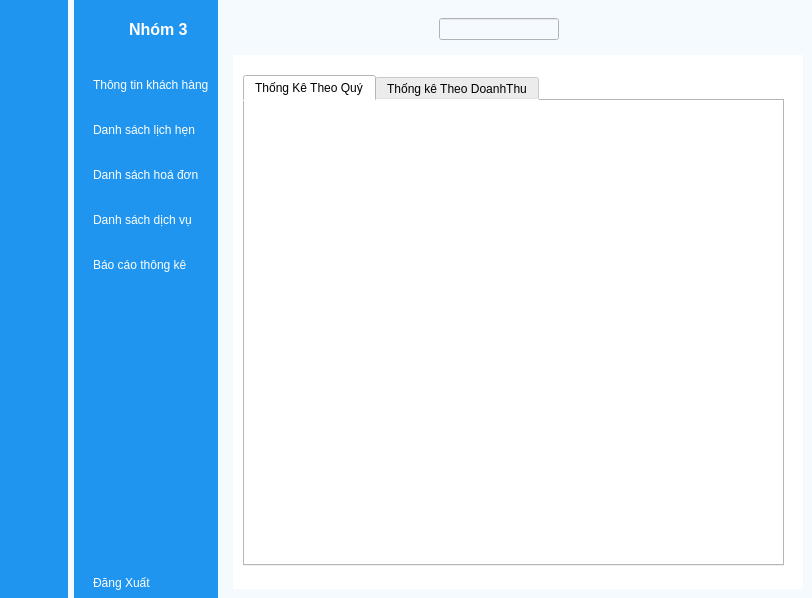
<?xml version="1.0" encoding="UTF-8"?>
<ui version="4.0">
 <class>MainWindow</class>
 <widget class="QMainWindow" name="MainWindow">
  <property name="geometry">
   <rect>
    <x>0</x>
    <y>0</y>
    <width>812</width>
    <height>598</height>
   </rect>
  </property>
  <property name="windowTitle">
   <string>MainWindow</string>
  </property>
  <property name="styleSheet">
   <string notr="true">
background-color: rgb(245, 250, 254);</string>
  </property>
  <widget class="QWidget" name="centralwidget">
   <layout class="QGridLayout" name="gridLayout">
    <property name="leftMargin">
     <number>0</number>
    </property>
    <property name="topMargin">
     <number>0</number>
    </property>
    <property name="rightMargin">
     <number>0</number>
    </property>
    <property name="bottomMargin">
     <number>0</number>
    </property>
    <item row="0" column="0">
     <widget class="QWidget" name="icon_only_widget" native="true">
      <property name="styleSheet">
       <string notr="true">QWidget{
	background-color: rgb(31, 149, 239);
}

QPushButton{
	color:white;
	height:30px;
	border:none;
	border-radius: 10px;
}

QPushButton:checked{
	background-color:#F5FAFE;
	color:#1F95EF;
	font-weight:bold;
}</string>
      </property>
      <layout class="QVBoxLayout" name="verticalLayout_3">
       <item>
        <layout class="QHBoxLayout" name="horizontalLayout_3">
         <property name="rightMargin">
          <number>10</number>
         </property>
         <item>
          <widget class="QLabel" name="label">
           <property name="minimumSize">
            <size>
             <width>40</width>
             <height>40</height>
            </size>
           </property>
           <property name="maximumSize">
            <size>
             <width>40</width>
             <height>40</height>
            </size>
           </property>
           <property name="text">
            <string/>
           </property>
           <property name="pixmap">
            <pixmap resource="resources.qrc">:/newPrefix/Img/anvata.png</pixmap>
           </property>
           <property name="scaledContents">
            <bool>true</bool>
           </property>
          </widget>
         </item>
        </layout>
       </item>
       <item>
        <layout class="QVBoxLayout" name="verticalLayout">
         <property name="spacing">
          <number>15</number>
         </property>
         <property name="topMargin">
          <number>15</number>
         </property>
         <item>
          <widget class="QPushButton" name="btnThongTinKhachHang_1">
           <property name="text">
            <string/>
           </property>
           <property name="icon">
            <iconset resource="resources.qrc">
             <normaloff>:/newPrefix/Img/ThongTinKhachHang.png</normaloff>:/newPrefix/Img/ThongTinKhachHang.png</iconset>
           </property>
           <property name="checkable">
            <bool>true</bool>
           </property>
           <property name="autoExclusive">
            <bool>true</bool>
           </property>
          </widget>
         </item>
         <item>
          <widget class="QPushButton" name="btnDanhSachLichHen_1">
           <property name="text">
            <string/>
           </property>
           <property name="icon">
            <iconset resource="resources.qrc">
             <normaloff>:/newPrefix/Img/DanhSachDichVu.png</normaloff>:/newPrefix/Img/DanhSachDichVu.png</iconset>
           </property>
           <property name="checkable">
            <bool>true</bool>
           </property>
           <property name="autoExclusive">
            <bool>true</bool>
           </property>
          </widget>
         </item>
         <item>
          <widget class="QPushButton" name="btnDanhSachHoaDon_1">
           <property name="text">
            <string/>
           </property>
           <property name="icon">
            <iconset resource="resources.qrc">
             <normaloff>:/newPrefix/Img/trend-analysis-svgrepo-com.png</normaloff>:/newPrefix/Img/trend-analysis-svgrepo-com.png</iconset>
           </property>
           <property name="checkable">
            <bool>true</bool>
           </property>
           <property name="autoExclusive">
            <bool>true</bool>
           </property>
          </widget>
         </item>
         <item>
          <widget class="QPushButton" name="btnDanhSachDichVu_1">
           <property name="text">
            <string/>
           </property>
           <property name="icon">
            <iconset resource="resources.qrc">
             <normaloff>:/newPrefix/Img/DanhSachLichHen.png</normaloff>:/newPrefix/Img/DanhSachLichHen.png</iconset>
           </property>
           <property name="checkable">
            <bool>true</bool>
           </property>
           <property name="autoExclusive">
            <bool>true</bool>
           </property>
          </widget>
         </item>
         <item>
          <widget class="QPushButton" name="btnBaoCaoThongKe_1">
           <property name="text">
            <string/>
           </property>
           <property name="icon">
            <iconset resource="resources.qrc">
             <normaloff>:/newPrefix/Img/BaoCaoThongKe.png</normaloff>:/newPrefix/Img/BaoCaoThongKe.png</iconset>
           </property>
           <property name="checkable">
            <bool>true</bool>
           </property>
           <property name="autoExclusive">
            <bool>true</bool>
           </property>
          </widget>
         </item>
        </layout>
       </item>
       <item>
        <spacer name="verticalSpacer">
         <property name="orientation">
          <enum>Qt::Vertical</enum>
         </property>
         <property name="sizeHint" stdset="0">
          <size>
           <width>20</width>
           <height>261</height>
          </size>
         </property>
        </spacer>
       </item>
       <item>
        <widget class="QPushButton" name="btnDangXuat_1">
         <property name="text">
          <string/>
         </property>
         <property name="icon">
          <iconset resource="resources.qrc">
           <normaloff>:/newPrefix/Img/CaiDat.png</normaloff>:/newPrefix/Img/CaiDat.png</iconset>
         </property>
         <property name="checkable">
          <bool>true</bool>
         </property>
         <property name="autoExclusive">
          <bool>true</bool>
         </property>
        </widget>
       </item>
      </layout>
     </widget>
    </item>
    <item row="0" column="1">
     <widget class="QWidget" name="icon_name_widget" native="true">
      <property name="styleSheet">
       <string notr="true">QWidget{
	background-color: rgb(31, 149, 239);
	color:white;
}

QPushButton{
	color:white;
	text-align:left;
	height:30px;
	border:none;
	padding-left:10px;
	border-bottom-left-radius:10px;
}

QPushButton:checked{
	background-color:#F5FAFE;
	color:#1F95EF;
	font-weight:bold;
}</string>
      </property>
      <layout class="QGridLayout" name="gridLayout_2">
       <property name="bottomMargin">
        <number>0</number>
       </property>
       <item row="0" column="0">
        <layout class="QHBoxLayout" name="horizontalLayout_2">
         <property name="rightMargin">
          <number>20</number>
         </property>
         <item>
          <widget class="QLabel" name="label_2">
           <property name="minimumSize">
            <size>
             <width>40</width>
             <height>40</height>
            </size>
           </property>
           <property name="maximumSize">
            <size>
             <width>40</width>
             <height>40</height>
            </size>
           </property>
           <property name="text">
            <string/>
           </property>
           <property name="pixmap">
            <pixmap resource="resources.qrc">:/newPrefix/Img/anvata.png</pixmap>
           </property>
           <property name="scaledContents">
            <bool>true</bool>
           </property>
          </widget>
         </item>
         <item>
          <widget class="QLabel" name="label_3">
           <property name="font">
            <font>
             <pointsize>12</pointsize>
             <weight>75</weight>
             <bold>true</bold>
            </font>
           </property>
           <property name="text">
            <string>Nhóm 3</string>
           </property>
          </widget>
         </item>
        </layout>
       </item>
       <item row="1" column="0">
        <layout class="QVBoxLayout" name="verticalLayout_2">
         <property name="spacing">
          <number>15</number>
         </property>
         <property name="topMargin">
          <number>15</number>
         </property>
         <item>
          <widget class="QPushButton" name="btnThongTinKhachHang_2">
           <property name="text">
            <string>Thông tin khách hàng</string>
           </property>
           <property name="icon">
            <iconset resource="resources.qrc">
             <normaloff>:/newPrefix/Img/ThongTinKhachHang.png</normaloff>:/newPrefix/Img/ThongTinKhachHang.png</iconset>
           </property>
           <property name="checkable">
            <bool>true</bool>
           </property>
           <property name="autoExclusive">
            <bool>true</bool>
           </property>
          </widget>
         </item>
         <item>
          <widget class="QPushButton" name="btnDanhSachLichHen_2">
           <property name="text">
            <string>Danh sách lịch hẹn</string>
           </property>
           <property name="icon">
            <iconset resource="resources.qrc">
             <normaloff>:/newPrefix/Img/DanhSachDichVu.png</normaloff>:/newPrefix/Img/DanhSachDichVu.png</iconset>
           </property>
           <property name="checkable">
            <bool>true</bool>
           </property>
           <property name="autoExclusive">
            <bool>true</bool>
           </property>
          </widget>
         </item>
         <item>
          <widget class="QPushButton" name="btnDanhSachHoaDon_2">
           <property name="text">
            <string>Danh sách hoá đơn</string>
           </property>
           <property name="icon">
            <iconset resource="resources.qrc">
             <normaloff>:/newPrefix/Img/trend-analysis-svgrepo-com.png</normaloff>:/newPrefix/Img/trend-analysis-svgrepo-com.png</iconset>
           </property>
           <property name="checkable">
            <bool>true</bool>
           </property>
           <property name="autoExclusive">
            <bool>true</bool>
           </property>
          </widget>
         </item>
         <item>
          <widget class="QPushButton" name="btnDanhSachDichVu_2">
           <property name="text">
            <string>Danh sách dịch vụ</string>
           </property>
           <property name="icon">
            <iconset resource="resources.qrc">
             <normaloff>:/newPrefix/Img/DanhSachLichHen.png</normaloff>:/newPrefix/Img/DanhSachLichHen.png</iconset>
           </property>
           <property name="checkable">
            <bool>true</bool>
           </property>
           <property name="autoExclusive">
            <bool>true</bool>
           </property>
          </widget>
         </item>
         <item>
          <widget class="QPushButton" name="btnBaoCaoThongKe_2">
           <property name="text">
            <string>Báo cáo thông kê</string>
           </property>
           <property name="icon">
            <iconset resource="resources.qrc">
             <normaloff>:/newPrefix/Img/BaoCaoThongKe.png</normaloff>:/newPrefix/Img/BaoCaoThongKe.png</iconset>
           </property>
           <property name="checkable">
            <bool>true</bool>
           </property>
           <property name="autoExclusive">
            <bool>true</bool>
           </property>
          </widget>
         </item>
        </layout>
       </item>
       <item row="2" column="0">
        <spacer name="verticalSpacer_2">
         <property name="orientation">
          <enum>Qt::Vertical</enum>
         </property>
         <property name="sizeHint" stdset="0">
          <size>
           <width>20</width>
           <height>270</height>
          </size>
         </property>
        </spacer>
       </item>
       <item row="3" column="0">
        <widget class="QPushButton" name="btnDangXuat_2">
         <property name="text">
          <string>Đăng Xuất</string>
         </property>
         <property name="checkable">
          <bool>true</bool>
         </property>
         <property name="autoExclusive">
          <bool>true</bool>
         </property>
        </widget>
       </item>
      </layout>
     </widget>
    </item>
    <item row="0" column="2">
     <widget class="QWidget" name="main_hcms" native="true">
      <layout class="QVBoxLayout" name="verticalLayout_5">
       <item>
        <widget class="QWidget" name="widget" native="true">
         <layout class="QHBoxLayout" name="horizontalLayout_4">
          <item>
           <widget class="QPushButton" name="btnTabBar">
            <property name="styleSheet">
             <string notr="true">border:none;
</string>
            </property>
            <property name="text">
             <string/>
            </property>
            <property name="icon">
             <iconset resource="resources.qrc">
              <normaloff>:/newPrefix/Img/siderbar.png</normaloff>:/newPrefix/Img/siderbar.png</iconset>
            </property>
            <property name="iconSize">
             <size>
              <width>20</width>
              <height>20</height>
             </size>
            </property>
            <property name="checkable">
             <bool>true</bool>
            </property>
           </widget>
          </item>
          <item>
           <spacer name="horizontalSpacer_2">
            <property name="orientation">
             <enum>Qt::Horizontal</enum>
            </property>
            <property name="sizeHint" stdset="0">
             <size>
              <width>154</width>
              <height>20</height>
             </size>
            </property>
           </spacer>
          </item>
          <item>
           <layout class="QHBoxLayout" name="horizontalLayout">
            <item>
             <widget class="QLineEdit" name="txtTimKiem"/>
            </item>
            <item>
             <widget class="QPushButton" name="btnTimKiem">
              <property name="styleSheet">
               <string notr="true">border-radius:10px;</string>
              </property>
              <property name="text">
               <string/>
              </property>
              <property name="icon">
               <iconset resource="resources.qrc">
                <normaloff>:/newPrefix/Img/search-folder.png</normaloff>:/newPrefix/Img/search-folder.png</iconset>
              </property>
             </widget>
            </item>
           </layout>
          </item>
          <item>
           <spacer name="horizontalSpacer">
            <property name="orientation">
             <enum>Qt::Horizontal</enum>
            </property>
            <property name="sizeHint" stdset="0">
             <size>
              <width>153</width>
              <height>20</height>
             </size>
            </property>
           </spacer>
          </item>
          <item>
           <widget class="QPushButton" name="pushButton_15">
            <property name="styleSheet">
             <string notr="true">border:none;</string>
            </property>
            <property name="text">
             <string/>
            </property>
            <property name="icon">
             <iconset resource="resources.qrc">
              <normaloff>:/newPrefix/Img/anvata.png</normaloff>:/newPrefix/Img/anvata.png</iconset>
            </property>
           </widget>
          </item>
         </layout>
        </widget>
       </item>
       <item>
        <widget class="QStackedWidget" name="stackedWidget">
         <property name="styleSheet">
          <string notr="true">background-color: rgb(255, 255, 255);</string>
         </property>
         <property name="currentIndex">
          <number>4</number>
         </property>
         <widget class="QWidget" name="page_ThongTinKhachHang">
          <widget class="QTableWidget" name="tblThongTinKhachHang">
           <property name="geometry">
            <rect>
             <x>10</x>
             <y>10</y>
             <width>531</width>
             <height>421</height>
            </rect>
           </property>
          </widget>
          <widget class="QPushButton" name="btnThemTTkhachHang">
           <property name="geometry">
            <rect>
             <x>30</x>
             <y>470</y>
             <width>75</width>
             <height>23</height>
            </rect>
           </property>
           <property name="styleSheet">
            <string notr="true">color: rgb(255, 255, 255);
background-color: rgb(0, 0, 0);
border-radius: 5px;
</string>
           </property>
           <property name="text">
            <string>Thêm</string>
           </property>
          </widget>
          <widget class="QPushButton" name="btnSuaTTkhachHang">
           <property name="geometry">
            <rect>
             <x>230</x>
             <y>470</y>
             <width>75</width>
             <height>23</height>
            </rect>
           </property>
           <property name="styleSheet">
            <string notr="true">color: rgb(255, 255, 255);
background-color: rgb(0, 0, 0);
border-radius: 5px;
</string>
           </property>
           <property name="text">
            <string>Sửa</string>
           </property>
          </widget>
          <widget class="QPushButton" name="btnXoaTTKhacHang">
           <property name="geometry">
            <rect>
             <x>430</x>
             <y>470</y>
             <width>75</width>
             <height>23</height>
            </rect>
           </property>
           <property name="styleSheet">
            <string notr="true">color: rgb(255, 255, 255);
background-color: rgb(0, 0, 0);
border-radius: 5px;
</string>
           </property>
           <property name="text">
            <string>Xoá</string>
           </property>
          </widget>
         </widget>
         <widget class="QWidget" name="page_DanhSachLichHen">
          <widget class="QTableWidget" name="tblDachSachLichHen">
           <property name="geometry">
            <rect>
             <x>20</x>
             <y>20</y>
             <width>531</width>
             <height>421</height>
            </rect>
           </property>
          </widget>
          <widget class="QPushButton" name="btnXoaLichHen">
           <property name="geometry">
            <rect>
             <x>440</x>
             <y>480</y>
             <width>75</width>
             <height>23</height>
            </rect>
           </property>
           <property name="styleSheet">
            <string notr="true">color: rgb(255, 255, 255);
background-color: rgb(0, 0, 0);
border-radius: 5px;
</string>
           </property>
           <property name="text">
            <string>Xoá</string>
           </property>
          </widget>
          <widget class="QPushButton" name="btnThemLichHen">
           <property name="geometry">
            <rect>
             <x>40</x>
             <y>480</y>
             <width>75</width>
             <height>23</height>
            </rect>
           </property>
           <property name="styleSheet">
            <string notr="true">color: rgb(255, 255, 255);
background-color: rgb(0, 0, 0);
border-radius: 5px;
</string>
           </property>
           <property name="text">
            <string>Thêm</string>
           </property>
          </widget>
          <widget class="QPushButton" name="btnSuaLichHen">
           <property name="geometry">
            <rect>
             <x>240</x>
             <y>480</y>
             <width>75</width>
             <height>23</height>
            </rect>
           </property>
           <property name="styleSheet">
            <string notr="true">color: rgb(255, 255, 255);
background-color: rgb(0, 0, 0);
border-radius: 5px;
</string>
           </property>
           <property name="text">
            <string>Sửa</string>
           </property>
          </widget>
         </widget>
         <widget class="QWidget" name="page_DanhSachHoaDon">
          <widget class="QTableWidget" name="tblDanhSachHoaDon">
           <property name="geometry">
            <rect>
             <x>20</x>
             <y>20</y>
             <width>531</width>
             <height>421</height>
            </rect>
           </property>
          </widget>
          <widget class="QPushButton" name="btnXoaHoaDon">
           <property name="geometry">
            <rect>
             <x>440</x>
             <y>480</y>
             <width>75</width>
             <height>23</height>
            </rect>
           </property>
           <property name="styleSheet">
            <string notr="true">color: rgb(255, 255, 255);
background-color: rgb(0, 0, 0);
border-radius: 5px;
</string>
           </property>
           <property name="text">
            <string>Xoá</string>
           </property>
          </widget>
          <widget class="QPushButton" name="btnThemHoaDon">
           <property name="geometry">
            <rect>
             <x>40</x>
             <y>480</y>
             <width>75</width>
             <height>23</height>
            </rect>
           </property>
           <property name="styleSheet">
            <string notr="true">color: rgb(255, 255, 255);
background-color: rgb(0, 0, 0);
border-radius: 5px;
</string>
           </property>
           <property name="text">
            <string>Thêm</string>
           </property>
          </widget>
          <widget class="QPushButton" name="btnSuaHoaDon">
           <property name="geometry">
            <rect>
             <x>240</x>
             <y>480</y>
             <width>75</width>
             <height>23</height>
            </rect>
           </property>
           <property name="styleSheet">
            <string notr="true">color: rgb(255, 255, 255);
background-color: rgb(0, 0, 0);
border-radius: 5px;
</string>
           </property>
           <property name="text">
            <string>Sửa</string>
           </property>
          </widget>
         </widget>
         <widget class="QWidget" name="page_DanHSachDichVu">
          <widget class="QTableWidget" name="tblDanhSachDichVu">
           <property name="geometry">
            <rect>
             <x>20</x>
             <y>30</y>
             <width>531</width>
             <height>421</height>
            </rect>
           </property>
          </widget>
          <widget class="QPushButton" name="btnXoaDichVu">
           <property name="geometry">
            <rect>
             <x>440</x>
             <y>490</y>
             <width>75</width>
             <height>23</height>
            </rect>
           </property>
           <property name="styleSheet">
            <string notr="true">color: rgb(255, 255, 255);
background-color: rgb(0, 0, 0);
border-radius: 5px;
</string>
           </property>
           <property name="text">
            <string>Xoá</string>
           </property>
          </widget>
          <widget class="QPushButton" name="btnThemDichVu">
           <property name="geometry">
            <rect>
             <x>40</x>
             <y>490</y>
             <width>75</width>
             <height>23</height>
            </rect>
           </property>
           <property name="styleSheet">
            <string notr="true">color: rgb(255, 255, 255);
background-color: rgb(0, 0, 0);
border-radius: 5px;
</string>
           </property>
           <property name="text">
            <string>Thêm</string>
           </property>
          </widget>
          <widget class="QPushButton" name="btnSuaDichVu">
           <property name="geometry">
            <rect>
             <x>240</x>
             <y>490</y>
             <width>75</width>
             <height>23</height>
            </rect>
           </property>
           <property name="styleSheet">
            <string notr="true">color: rgb(255, 255, 255);
background-color: rgb(0, 0, 0);
border-radius: 5px;
</string>
           </property>
           <property name="text">
            <string>Sửa</string>
           </property>
          </widget>
         </widget>
         <widget class="QWidget" name="page_BaoCaoThongKe">
          <widget class="QTabWidget" name="ThongKe">
           <property name="geometry">
            <rect>
             <x>10</x>
             <y>20</y>
             <width>541</width>
             <height>491</height>
            </rect>
           </property>
           <property name="currentIndex">
            <number>0</number>
           </property>
           <widget class="QWidget" name="ThongKeTheQuy">
            <attribute name="title">
             <string>Thống Kê Theo Quý</string>
            </attribute>
           </widget>
           <widget class="QWidget" name="ThongKeTheoDoanhThu">
            <attribute name="title">
             <string>Thống kê Theo DoanhThu</string>
            </attribute>
           </widget>
          </widget>
         </widget>
        </widget>
       </item>
      </layout>
     </widget>
    </item>
   </layout>
  </widget>
 </widget>
 <resources>
  <include location="resources.qrc"/>
 </resources>
 <connections>
  <connection>
   <sender>btnTabBar</sender>
   <signal>toggled(bool)</signal>
   <receiver>icon_only_widget</receiver>
   <slot>setHidden(bool)</slot>
   <hints>
    <hint type="sourcelabel">
     <x>265</x>
     <y>39</y>
    </hint>
    <hint type="destinationlabel">
     <x>68</x>
     <y>343</y>
    </hint>
   </hints>
  </connection>
  <connection>
   <sender>btnTabBar</sender>
   <signal>toggled(bool)</signal>
   <receiver>icon_name_widget</receiver>
   <slot>setVisible(bool)</slot>
   <hints>
    <hint type="sourcelabel">
     <x>270</x>
     <y>39</y>
    </hint>
    <hint type="destinationlabel">
     <x>216</x>
     <y>417</y>
    </hint>
   </hints>
  </connection>
  <connection>
   <sender>btnDanhSachDichVu_1</sender>
   <signal>toggled(bool)</signal>
   <receiver>btnDanhSachDichVu_2</receiver>
   <slot>setChecked(bool)</slot>
   <hints>
    <hint type="sourcelabel">
     <x>51</x>
     <y>226</y>
    </hint>
    <hint type="destinationlabel">
     <x>103</x>
     <y>224</y>
    </hint>
   </hints>
  </connection>
  <connection>
   <sender>btnDanhSachHoaDon_1</sender>
   <signal>toggled(bool)</signal>
   <receiver>btnDanhSachHoaDon_2</receiver>
   <slot>setChecked(bool)</slot>
   <hints>
    <hint type="sourcelabel">
     <x>52</x>
     <y>177</y>
    </hint>
    <hint type="destinationlabel">
     <x>98</x>
     <y>177</y>
    </hint>
   </hints>
  </connection>
  <connection>
   <sender>btnDanhSachLichHen_1</sender>
   <signal>toggled(bool)</signal>
   <receiver>btnDanhSachLichHen_2</receiver>
   <slot>setChecked(bool)</slot>
   <hints>
    <hint type="sourcelabel">
     <x>41</x>
     <y>129</y>
    </hint>
    <hint type="destinationlabel">
     <x>95</x>
     <y>130</y>
    </hint>
   </hints>
  </connection>
  <connection>
   <sender>btnThongTinKhachHang_1</sender>
   <signal>toggled(bool)</signal>
   <receiver>btnThongTinKhachHang_2</receiver>
   <slot>setChecked(bool)</slot>
   <hints>
    <hint type="sourcelabel">
     <x>41</x>
     <y>82</y>
    </hint>
    <hint type="destinationlabel">
     <x>97</x>
     <y>89</y>
    </hint>
   </hints>
  </connection>
  <connection>
   <sender>btnThongTinKhachHang_2</sender>
   <signal>toggled(bool)</signal>
   <receiver>btnThongTinKhachHang_1</receiver>
   <slot>setChecked(bool)</slot>
   <hints>
    <hint type="sourcelabel">
     <x>88</x>
     <y>77</y>
    </hint>
    <hint type="destinationlabel">
     <x>51</x>
     <y>81</y>
    </hint>
   </hints>
  </connection>
  <connection>
   <sender>btnDanhSachLichHen_2</sender>
   <signal>toggled(bool)</signal>
   <receiver>btnDanhSachLichHen_1</receiver>
   <slot>setChecked(bool)</slot>
   <hints>
    <hint type="sourcelabel">
     <x>89</x>
     <y>120</y>
    </hint>
    <hint type="destinationlabel">
     <x>53</x>
     <y>126</y>
    </hint>
   </hints>
  </connection>
  <connection>
   <sender>btnDanhSachHoaDon_2</sender>
   <signal>toggled(bool)</signal>
   <receiver>btnDanhSachHoaDon_1</receiver>
   <slot>setChecked(bool)</slot>
   <hints>
    <hint type="sourcelabel">
     <x>86</x>
     <y>166</y>
    </hint>
    <hint type="destinationlabel">
     <x>52</x>
     <y>167</y>
    </hint>
   </hints>
  </connection>
  <connection>
   <sender>btnDanhSachDichVu_2</sender>
   <signal>toggled(bool)</signal>
   <receiver>btnDanhSachDichVu_1</receiver>
   <slot>setChecked(bool)</slot>
   <hints>
    <hint type="sourcelabel">
     <x>160</x>
     <y>209</y>
    </hint>
    <hint type="destinationlabel">
     <x>41</x>
     <y>218</y>
    </hint>
   </hints>
  </connection>
  <connection>
   <sender>btnDangXuat_1</sender>
   <signal>toggled(bool)</signal>
   <receiver>btnDangXuat_1</receiver>
   <slot>close()</slot>
   <hints>
    <hint type="sourcelabel">
     <x>34</x>
     <y>571</y>
    </hint>
    <hint type="destinationlabel">
     <x>34</x>
     <y>571</y>
    </hint>
   </hints>
  </connection>
  <connection>
   <sender>btnDangXuat_2</sender>
   <signal>toggled(bool)</signal>
   <receiver>btnDangXuat_2</receiver>
   <slot>close()</slot>
   <hints>
    <hint type="sourcelabel">
     <x>141</x>
     <y>593</y>
    </hint>
    <hint type="destinationlabel">
     <x>94</x>
     <y>585</y>
    </hint>
   </hints>
  </connection>
  <connection>
   <sender>btnDangXuat_1</sender>
   <signal>toggled(bool)</signal>
   <receiver>MainWindow</receiver>
   <slot>close()</slot>
   <hints>
    <hint type="sourcelabel">
     <x>35</x>
     <y>585</y>
    </hint>
    <hint type="destinationlabel">
     <x>30</x>
     <y>731</y>
    </hint>
   </hints>
  </connection>
  <connection>
   <sender>btnDangXuat_2</sender>
   <signal>toggled(bool)</signal>
   <receiver>MainWindow</receiver>
   <slot>close()</slot>
   <hints>
    <hint type="sourcelabel">
     <x>177</x>
     <y>584</y>
    </hint>
    <hint type="destinationlabel">
     <x>157</x>
     <y>801</y>
    </hint>
   </hints>
  </connection>
  <connection>
   <sender>btnBaoCaoThongKe_2</sender>
   <signal>toggled(bool)</signal>
   <receiver>btnBaoCaoThongKe_1</receiver>
   <slot>setChecked(bool)</slot>
   <hints>
    <hint type="sourcelabel">
     <x>90</x>
     <y>260</y>
    </hint>
    <hint type="destinationlabel">
     <x>51</x>
     <y>262</y>
    </hint>
   </hints>
  </connection>
  <connection>
   <sender>btnBaoCaoThongKe_1</sender>
   <signal>toggled(bool)</signal>
   <receiver>btnBaoCaoThongKe_2</receiver>
   <slot>setChecked(bool)</slot>
   <hints>
    <hint type="sourcelabel">
     <x>39</x>
     <y>264</y>
    </hint>
    <hint type="destinationlabel">
     <x>106</x>
     <y>266</y>
    </hint>
   </hints>
  </connection>
 </connections>
</ui>
